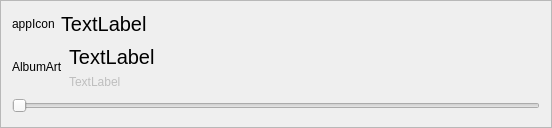
<?xml version="1.0" encoding="UTF-8"?>
<ui version="4.0">
 <class>MediaPlayerNotification</class>
 <widget class="QFrame" name="MediaPlayerNotification">
  <property name="geometry">
   <rect>
    <x>0</x>
    <y>0</y>
    <width>552</width>
    <height>128</height>
   </rect>
  </property>
  <property name="windowTitle">
   <string notr="true">Frame</string>
  </property>
  <property name="autoFillBackground">
   <bool>true</bool>
  </property>
  <property name="frameShape">
   <enum>QFrame::StyledPanel</enum>
  </property>
  <property name="frameShadow">
   <enum>QFrame::Raised</enum>
  </property>
  <layout class="QVBoxLayout" name="verticalLayout_2">
   <item>
    <layout class="QHBoxLayout" name="horizontalLayout">
     <item>
      <widget class="QLabel" name="appIcon">
       <property name="text">
        <string notr="true">appIcon</string>
       </property>
      </widget>
     </item>
     <item>
      <widget class="QLabel" name="appName">
       <property name="sizePolicy">
        <sizepolicy hsizetype="Expanding" vsizetype="Preferred">
         <horstretch>0</horstretch>
         <verstretch>0</verstretch>
        </sizepolicy>
       </property>
       <property name="font">
        <font>
         <pointsize>15</pointsize>
        </font>
       </property>
       <property name="text">
        <string notr="true">TextLabel</string>
       </property>
      </widget>
     </item>
     <item>
      <widget class="QPushButton" name="closeButton">
       <property name="text">
        <string notr="true"/>
       </property>
       <property name="icon">
        <iconset theme="window-close"/>
       </property>
       <property name="flat">
        <bool>true</bool>
       </property>
      </widget>
     </item>
    </layout>
   </item>
   <item>
    <layout class="QHBoxLayout" name="horizontalLayout_2">
     <property name="topMargin">
      <number>3</number>
     </property>
     <property name="bottomMargin">
      <number>3</number>
     </property>
     <item>
      <widget class="QLabel" name="albumArt">
       <property name="text">
        <string notr="true">AlbumArt</string>
       </property>
      </widget>
     </item>
     <item>
      <layout class="QVBoxLayout" name="verticalLayout">
       <item>
        <widget class="QLabel" name="detailsLabel">
         <property name="sizePolicy">
          <sizepolicy hsizetype="Expanding" vsizetype="Preferred">
           <horstretch>0</horstretch>
           <verstretch>0</verstretch>
          </sizepolicy>
         </property>
         <property name="font">
          <font>
           <pointsize>15</pointsize>
          </font>
         </property>
         <property name="text">
          <string notr="true">TextLabel</string>
         </property>
        </widget>
       </item>
       <item>
        <widget class="QLabel" name="supplementaryLabel">
         <property name="enabled">
          <bool>false</bool>
         </property>
         <property name="text">
          <string notr="true">TextLabel</string>
         </property>
        </widget>
       </item>
      </layout>
     </item>
     <item>
      <widget class="QPushButton" name="backButton">
       <property name="text">
        <string/>
       </property>
       <property name="icon">
        <iconset theme="media-skip-backward"/>
       </property>
       <property name="flat">
        <bool>true</bool>
       </property>
      </widget>
     </item>
     <item>
      <widget class="QPushButton" name="playPauseButton">
       <property name="text">
        <string/>
       </property>
       <property name="icon">
        <iconset theme="media-playback-start"/>
       </property>
       <property name="iconSize">
        <size>
         <width>32</width>
         <height>32</height>
        </size>
       </property>
       <property name="flat">
        <bool>true</bool>
       </property>
      </widget>
     </item>
     <item>
      <widget class="QPushButton" name="nextButton">
       <property name="text">
        <string/>
       </property>
       <property name="icon">
        <iconset theme="media-skip-forward"/>
       </property>
       <property name="flat">
        <bool>true</bool>
       </property>
      </widget>
     </item>
    </layout>
   </item>
   <item>
    <layout class="QHBoxLayout" name="horizontalLayout_3">
     <item>
      <widget class="QSlider" name="position">
       <property name="orientation">
        <enum>Qt::Horizontal</enum>
       </property>
      </widget>
     </item>
    </layout>
   </item>
  </layout>
 </widget>
 <resources/>
 <connections/>
</ui>
